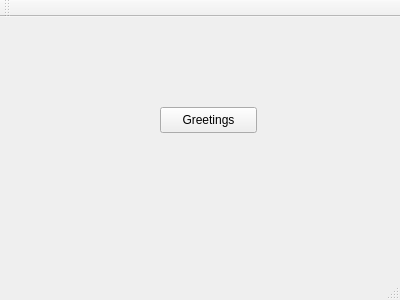
<?xml version="1.0" encoding="UTF-8"?>
<ui version="4.0">
 <class>Messages</class>
 <widget class="QMainWindow" name="Messages">
  <property name="geometry">
   <rect>
    <x>0</x>
    <y>0</y>
    <width>400</width>
    <height>300</height>
   </rect>
  </property>
  <property name="windowTitle">
   <string>Messages</string>
  </property>
  <widget class="QWidget" name="centralWidget">
   <widget class="QPushButton" name="msger">
    <property name="geometry">
     <rect>
      <x>160</x>
      <y>90</y>
      <width>97</width>
      <height>26</height>
     </rect>
    </property>
    <property name="text">
     <string>Greetings</string>
    </property>
   </widget>
  </widget>
  <widget class="QMenuBar" name="menuBar">
   <property name="geometry">
    <rect>
     <x>0</x>
     <y>0</y>
     <width>400</width>
     <height>25</height>
    </rect>
   </property>
  </widget>
  <widget class="QToolBar" name="mainToolBar">
   <attribute name="toolBarArea">
    <enum>TopToolBarArea</enum>
   </attribute>
   <attribute name="toolBarBreak">
    <bool>false</bool>
   </attribute>
  </widget>
  <widget class="QStatusBar" name="statusBar"/>
 </widget>
 <layoutdefault spacing="6" margin="11"/>
 <resources/>
 <connections/>
</ui>
